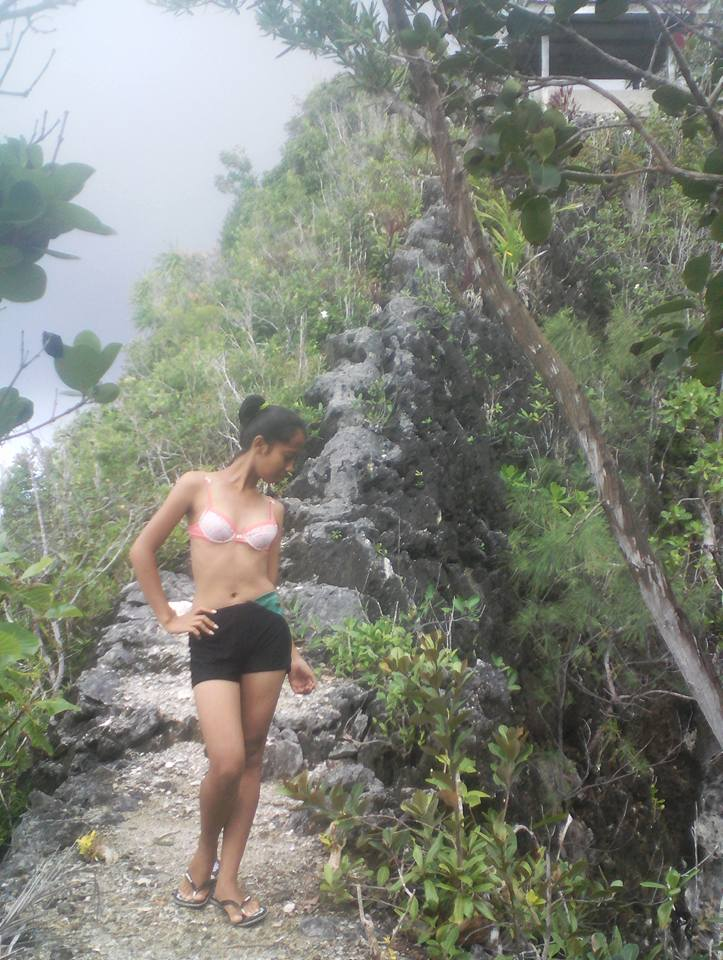
#> input picture FeatureExtraction/sexy.jpg, 723 x 960 px
$ python ExtractingPointOfInterest.py
#> lines starting #> are read from the running program, lines starting #| are printed output that depends on the picture
# -*- coding: utf-8 -*-
"""
Created on Sat Mar 25 13:05:24 2017

@author: Lalit Singh
"""

import numpy as nps
from skimage.feature import corner_harris, corner_peaks
from skimage.color import rgb2gray
import matplotlib.pyplot as plt
import skimage.io as io
from skimage.exposure import equalize_hist
def show_corners(corners, image):
    fig = plt.figure()
    plt.gray()
    plt.imshow(image)
    y_corner, x_corner = zip(*corners)
    plt.plot(x_corner, y_corner, 'or')
    plt.xlim(0, image.shape[1])
    plt.ylim(image.shape[0], 0)
    fig.set_size_inches(np.array(fig.get_size_inches()) * 1.5)
    plt.show()
mandrill = io.imread('sexy.jpg')
#> mandrill is the input picture: shape (960, 723, 3); mean R, G, B 129.9, 132.8, 123
mandrill = equalize_hist(rgb2gray(mandrill))
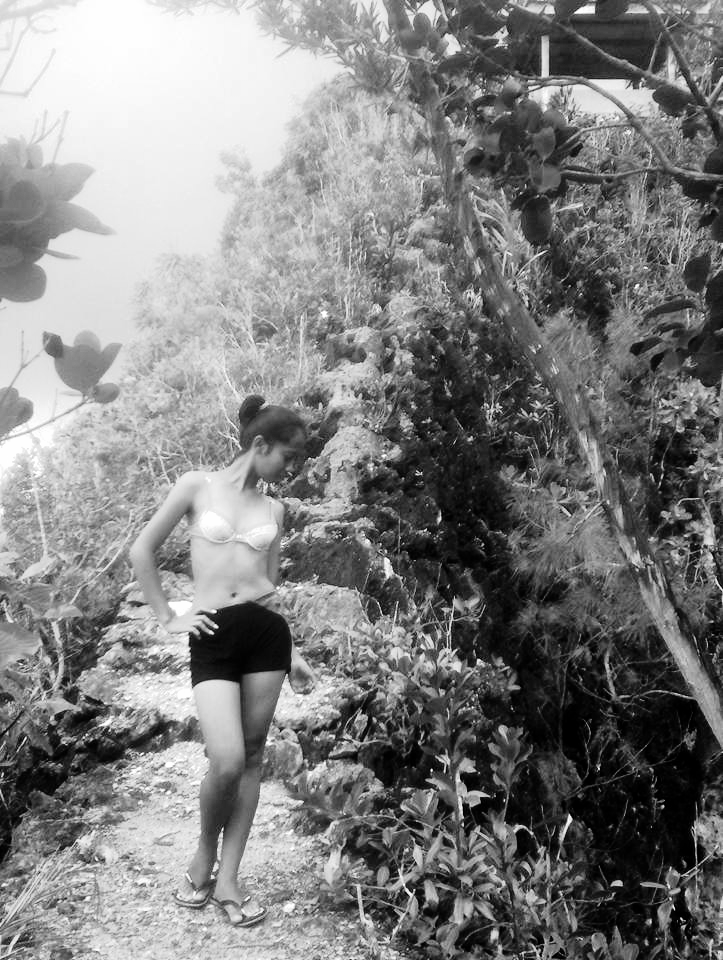
#> mandrill: shape (960, 723) float64; min 1.44e-06, max 1, mean 0.503
corners = corner_peaks(corner_harris(mandrill), min_distance=2)
#> corners = 10271 pairs, first value 2 to 957, second value 2 to 720
show_corners(corners, mandrill)
#> in show_corners, `y_corner, x_corner = zip(*corners)`: y_corner = 10271 values, max 957 at index 220, min 2 at index 1288, mean 481.6; x_corner = 10271 values, max 720 at index 2482, min 2 at index 1816, mean 354.8
#> (the run stopped early here; a loop or call above may not have finished)
